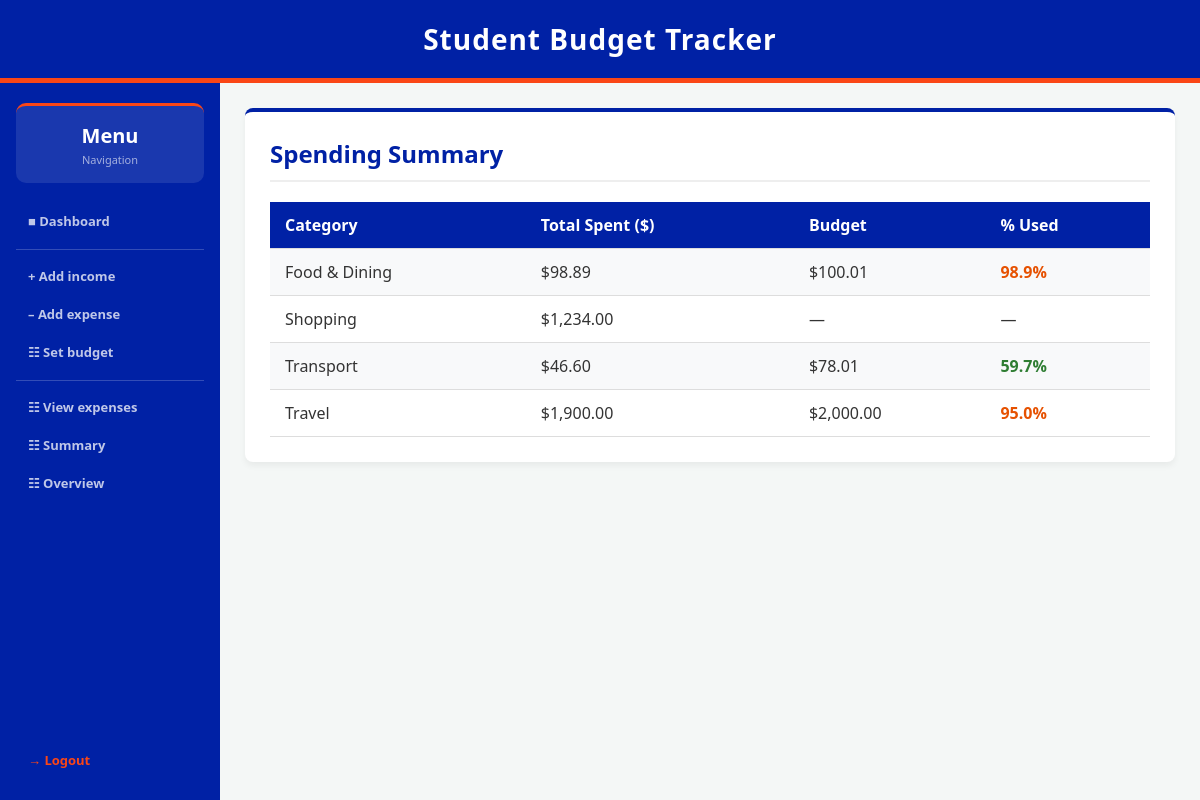
/spending_summary (signed in), run on the app's committed database.
### tables this page shows
CREATE TABLE category_budgets (
    id INTEGER PRIMARY KEY AUTOINCREMENT,
    user_id INTEGER NOT NULL,
    category TEXT NOT NULL,
    amount REAL NOT NULL CHECK(amount > 0),
    FOREIGN KEY (user_id) REFERENCES users (id),
    UNIQUE(user_id, category)
);

CREATE TABLE expenses (
    expense_id INTEGER PRIMARY KEY AUTOINCREMENT,
    user_id INTEGER NOT NULL,
    category TEXT NOT NULL,
    amount REAL NOT NULL CHECK(amount > 0),
    date TIMESTAMP DEFAULT CURRENT_TIMESTAMP, description TEXT DEFAULT "",
    FOREIGN KEY (user_id) REFERENCES users (id)
);

### app.py (the view)
@app.route('/spending_summary')
def spending_summary():
    if 'user_id' not in session:
        return redirect(url_for('login'))
    totals = data_manager.get_category_totals(session['user_id'])
    alert = data_manager.budget_alert(session['user_id'])
    budgets = data_manager.get_category_budgets(session['user_id'])
    return render_template('spending_summary.html', totals=totals, alert=alert, budgets=budgets)

### data_manager.py (called while the page is built, shortened)
def get_db_connection():
    return sqlite3.connect(DB_NAME)

def get_category_totals(user_id):
    connection = get_db_connection()
    cursor = connection.cursor()
    cursor.execute("SELECT category, SUM(amount) FROM expenses WHERE user_id = ? GROUP BY category", (user_id,))
    rows = cursor.fetchall()
    connection.close()
    return rows

def get_budget(user_id, month):
    connection = get_db_connection()
    cursor = connection.cursor()
    cursor.execute("SELECT amount FROM budgets WHERE user_id = ? AND month = ?", (user_id, month))
    row = cursor.fetchone()
    connection.close()
    return row[0] if row else 0

def get_category_budgets(user_id):
    connection = get_db_connection()
    cursor = connection.cursor()
    cursor.execute("SELECT category, amount FROM category_budgets WHERE user_id = ?", (user_id,))
    rows = cursor.fetchall()
    connection.close()
    return {row[0]: row[1] for row in rows}

def budget_alert(user_id):
    now = datetime.now()
    month = now.strftime('%Y-%m')
    current_day = now.day
    total_days = calendar.monthrange(now.year, now.month)[1]
    budget = get_budget(user_id, month)
    if budget <= 0:
        return None
    conn = get_db_connection()
    cursor = conn.cursor()
    cursor.execute("SELECT SUM(amount) FROM expenses WHERE user_id = ? AND strftime('%Y-%m', date) = ?", (user_id, month))
    total_spent = cursor.fetchone()[0] or 0
    conn.close()
    spending_percentage = (total_spent / budget) * 100
    time_percentage = (current_day / total_days) * 100
    return None

### templates/spending_summary.html (shortened to what this page needs)
{% extends "layout.html" %}
{% block content %}
<div class="card">
    <h2>Spending Summary</h2>
    {% if totals %}
        <table>
            <tr>
                <th>Category</th>
                <th>Total Spent ($)</th>
                <th>Budget</th>
                <th>% Used</th>
            </tr>
            {% for category, total in totals %}
            {% set budget = budgets.get(category, 0) %}
            <tr>
                <td>{{ category }}</td>
                <td>${{ "{:,.2f}".format(total|float) }}</td>
                <td>{% if budget %}${{ "{:,.2f}".format(budget|float) }}{% else %}—{% endif %}</td>
                <td>
                    {% if budget %}
                        {% set pct = (total / budget * 100)|round(1) %}
                        <span style="color: {% if pct >= 100 %}#c62828{% elif pct >= 80 %}#e65100{% else %}#2e7d32{% endif %}; font-weight:600;">
                            {{ pct }}%
                        </span>
                    {% else %}—{% endif %}
                </td>
            </tr>
            {% endfor %}
        </table>
    {% else %}
        <p>No expenses logged yet. <a href="/add_expense">Log one now!</a></p>
    {% endif %}
</div>
{% endblock %}

### templates/layout.html (shortened to what this page needs)
<!DOCTYPE html>
<html lang="en">
<head>
</head>
<body>
    <header>
        <h2>Student Budget Tracker</h2>
    </header>
    <div class="app-body">
        {% if session.get('user_id') and request.endpoint not in ['login', 'register'] %}
        <div class="sidebar">
            <div class="balance-card">
                <div class="bal-amount">Menu</div>
                <div class="bal-label">Navigation</div>
            </div>
            <a href="{{ url_for('dashboard') }}">&#9632; Dashboard</a>
            <div class="nav-divider"></div>
            <a href="{{ url_for('add_income') }}">+ Add income</a>
            <a href="{{ url_for('add_expense') }}">&#8211; Add expense</a>
            <a href="{{ url_for('set_budget') }}">&#9783; Set budget</a>
            <div class="nav-divider"></div>
            <a href="{{ url_for('view_expenses') }}">&#9783; View expenses</a>
            <a href="{{ url_for('spending_summary') }}">&#9783; Summary</a>
            <a href="{{ url_for('financial_overview') }}">&#9783; Overview</a>
            <div class="nav-spacer"></div>
            <a href="{{ url_for('logout') }}" class="logout-btn">&#8594; Logout</a>
        </div>
        {% endif %}
        <div class="main-wrapper">
            {% block content %}{% endblock %}
        </div>
    </div>
</body>
</html>

### templates/layout.html (style rules this page uses)
:root { --uf-blue: #0021A5; --uf-orange: #FA4616; --bg-color: #f4f7f6; --text-color: #333333; --card-bg: #ffffff; }
* { box-sizing: border-box; margin: 0; padding: 0; }
body { font-family: 'Segoe UI', Tahoma, Geneva, Verdana, sans-serif; background-color: var(--bg-color); color: var(--text-color); min-height: 100vh; display: flex; flex-direction: column; }
header { background-color: var(--uf-blue); color: white; padding: 20px 0; text-align: center; border-bottom: 5px solid var(--uf-orange); }
header h2 { margin: 0; font-size: 28px; letter-spacing: 1px; }
.app-body { display: flex; flex: 1; }
.sidebar { width: 220px; background-color: var(--uf-blue); display: flex; flex-direction: column; padding: 1.25rem 1rem; flex-shrink: 0; min-height: 100%; }
.balance-card { background: rgba(255,255,255,0.1); border-radius: 10px; padding: 1rem; text-align: center; border-top: 3px solid var(--uf-orange); margin-bottom: 1.25rem; }
.balance-card .bal-amount { font-size: 20px; font-weight: 700; color: #fff; margin-bottom: 3px; }
.balance-card .bal-label { font-size: 11px; color: rgba(255,255,255,0.6); }
.nav-divider { height: 1px; background: rgba(255,255,255,0.2); margin: 8px 0; }
.sidebar a { display: flex; align-items: center; gap: 10px; padding: 9px 12px; border-radius: 8px; color: rgba(255,255,255,0.75); text-decoration: none; font-size: 13px; font-weight: 600; transition: all 0.2s; margin-bottom: 2px; }
.logout-btn { color: var(--uf-orange) !important; }
.nav-spacer { flex: 1; }
.main-wrapper { flex: 1; padding: 25px; min-width: 0; }
.card { background-color: var(--card-bg); padding: 25px; border-radius: 8px; box-shadow: 0 4px 6px rgba(0,0,0,0.05); margin-bottom: 25px; border-top: 4px solid var(--uf-blue); }
.card h2 { margin-top: 0; color: var(--uf-blue); border-bottom: 2px solid #eee; padding-bottom: 10px; margin-bottom: 20px; }
table { width: 100%; border-collapse: collapse; margin-top: 10px; }
th, td { padding: 12px 15px; text-align: left; }
th { background-color: var(--uf-blue); color: white; font-weight: 600; }
tr { border-bottom: 1px solid #dddddd; }
tr:nth-child(even) { background-color: #f8f9fa; }

### data on the page
category_budgets: amount "100.01"
expenses: category "Shopping", amount "1,234.00"
category_budgets: amount "78.01"
expenses: category "Travel", amount "1,900.00", pct "95.0"
category_budgets: amount "2,000.00"

### other printed values
{{ category }} "Food & Dining" "Transport"
{{ "{:,.2f}".format(total|float) }} "98.89" "46.60"
{{ pct }} "98.9" "59.7"
